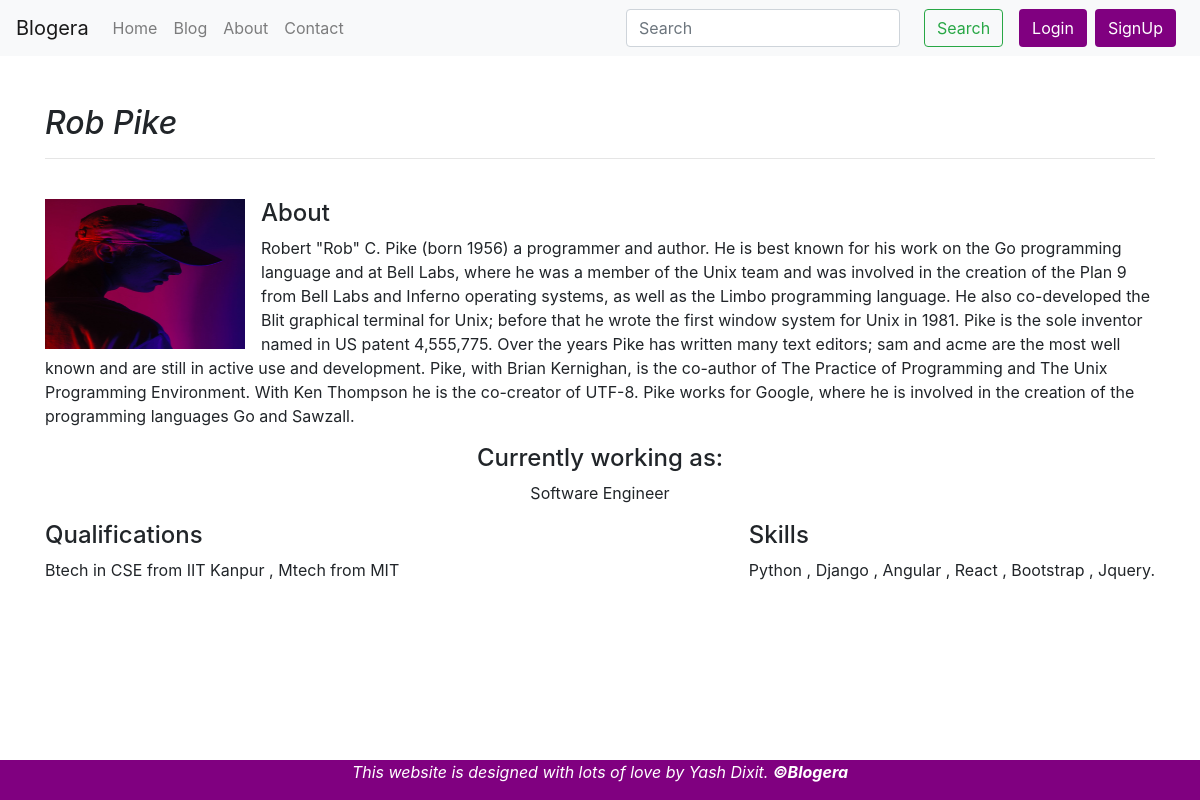
Page /about/author/rob-pike on the committed database.
### about/models.py (models this page shows, shortened)
class Author(models.Model):
    auth_id = models.AutoField(primary_key=True)
    author_name = models.CharField(max_length=50)
    Qualifications = models.TextField(max_length=500)
    Skills = models.TextField(max_length=500)
    currently_working_as = models.CharField(max_length=50)
    About = models.TextField(max_length=1000)
    img = models.ImageField(upload_to='author/images')
    slug = models.SlugField(blank=True, null=True)
    class Meta:
        verbose_name = 'Author'
        verbose_name_plural = 'Authors'

### about/views.py (the view)
# urls.py: path('author/<slug:slug>', views.author, name='author'),
def author(request, slug):
    auth = Author.objects.get(slug=slug)
    auth = {"auth": auth}
    return render(request, 'about/author.html', auth)

### about/templates/about/author.html
{% extends 'base.html' %} {% block body %}
<br />
<br />
<div class="container">
  <h2 class="pb-4 mb-4 font-italic d-inline">
    {{auth.author_name}}
  </h2>
  <hr />
  <br />
  <img
    class="bd-placeholder-img float-left mr-3"
    src="/media/{{auth.img}}"
    width="200"
    height="150"
    xmlns="http://www.w3.org/2000/svg"
    preserveAspectRatio="xMidYMid
                              slice"
    focusable="false"
    role="img"
    aria-label="Placeholder: Thumbnail"
  />
  <h4>About</h4>
  <p>{{auth.About}}</p>
  <div class="text-center">
    <h4>Currently working as:</h4>
    <p>{{auth.currently_working_as}}</p>
  </div>
  <div class="float-left">
    <h4>Qualifications</h4>
    <p>
      {{auth.Qualifications}}
    </p>
  </div>
  <div class="float-right">
    <h4>Skills</h4>
    <p>
      {{auth.Skills}}
    </p>
  </div>
</div>
{% endblock %}

### rows in the picture
Author: author_name "Rob Pike", img (picture), About "Robert \"Rob\" C. Pike (born 1956) a programmer and author. He is best known for his work on the Go programming language and at Bell Labs, where he was a member of the Unix team and was involved in the creation of the Plan 9 from Bell Labs and Inferno operating systems, as well as the Limbo programming language. He also co-developed the Blit graphical terminal for Unix; before that he wrote the first window system for Unix in 1981. Pike is the sole inventor named in US patent 4,555,775. Over the years Pike has written many text editors; sam and acme are the most well known and are still in active use and development. Pike, with Brian Kernighan, is the co-author of The Practice of Programming…", currently_working_as "Software Engineer", Qualifications "Btech in CSE from IIT Kanpur , Mtech from MIT", Skills "Python , Django , Angular , React , Bootstrap , Jquery."
